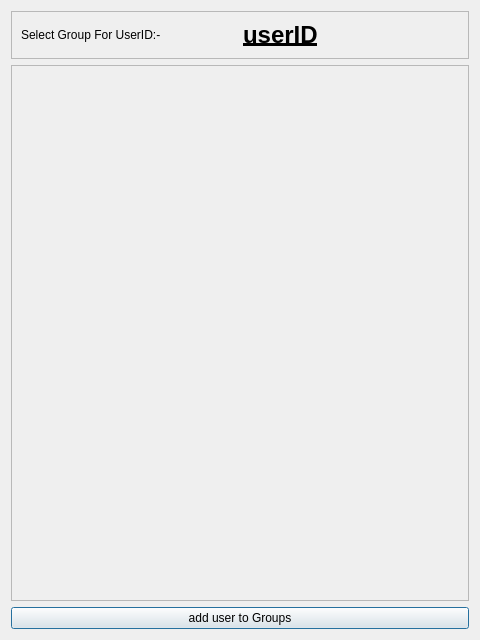
<?xml version="1.0" encoding="UTF-8"?>
<ui version="4.0">
 <class>selectGroup</class>
 <widget class="QDialog" name="selectGroup">
  <property name="geometry">
   <rect>
    <x>0</x>
    <y>0</y>
    <width>480</width>
    <height>640</height>
   </rect>
  </property>
  <property name="windowTitle">
   <string>Dialog</string>
  </property>
  <layout class="QVBoxLayout" name="verticalLayout">
   <item>
    <widget class="QFrame" name="frame">
     <property name="frameShape">
      <enum>QFrame::StyledPanel</enum>
     </property>
     <property name="frameShadow">
      <enum>QFrame::Raised</enum>
     </property>
     <layout class="QHBoxLayout" name="horizontalLayout">
      <item>
       <widget class="QLabel" name="label">
        <property name="text">
         <string>Select Group For UserID:-</string>
        </property>
       </widget>
      </item>
      <item>
       <widget class="QLabel" name="selectedIDLabel">
        <property name="font">
         <font>
          <pointsize>18</pointsize>
          <bold>true</bold>
          <underline>true</underline>
          <strikeout>false</strikeout>
         </font>
        </property>
        <property name="text">
         <string>userID</string>
        </property>
       </widget>
      </item>
     </layout>
    </widget>
   </item>
   <item>
    <widget class="QScrollArea" name="scrollArea">
     <property name="widgetResizable">
      <bool>true</bool>
     </property>
     <widget class="QWidget" name="scrollAreaWidgetContents">
      <property name="geometry">
       <rect>
        <x>0</x>
        <y>0</y>
        <width>456</width>
        <height>509</height>
       </rect>
      </property>
     </widget>
    </widget>
   </item>
   <item>
    <widget class="QPushButton" name="addToGroup">
     <property name="text">
      <string>add user to Groups</string>
     </property>
    </widget>
   </item>
  </layout>
 </widget>
 <resources/>
 <connections/>
</ui>
